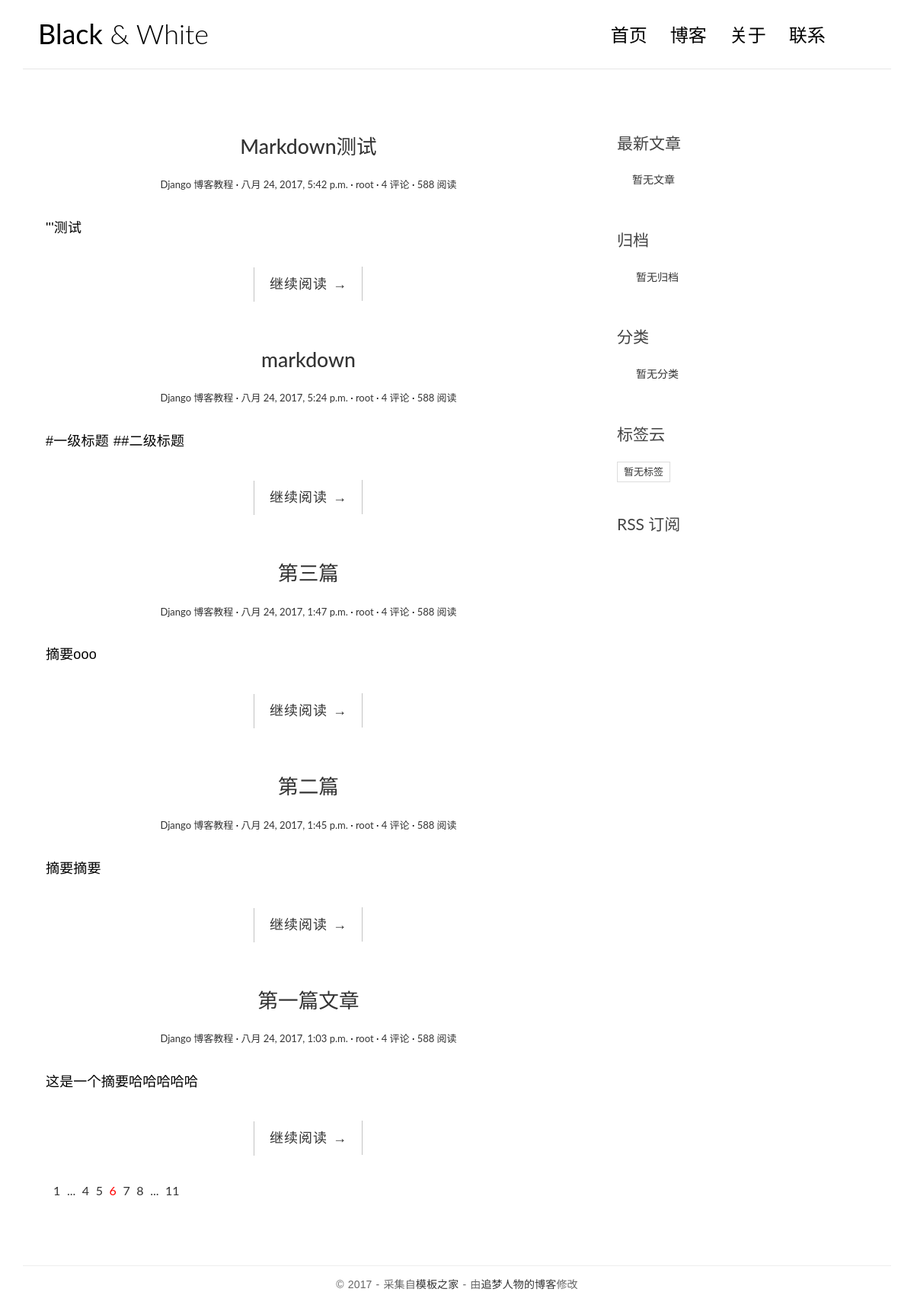
Screenshot of /blog/ with the database file from the repository.
### blog/models.py (models this page shows, shortened)
class Post(models.Model):
    title = models.CharField(max_length=100)
    create_time = models.DateTimeField()
    modified_time = models.DateTimeField()
    excerpt = models.CharField(max_length=200,blank = True)
    category = models.ForeignKey(Category)
    tag = models.ManyToManyField(Tag,blank=True)
    author = models.ForeignKey(User)
    body = models.TextField(default='')

### blog/views.py (the view)
def index(request):
    post_list = Post.objects.all().order_by('-create_time') #按时间倒序排列
    return render(request,'blog/index.html',context = {'post_list':post_list})

### templates/blog/index.html (shortened to what this page needs)
{% extends 'base.html' %}
{% block main %}
     {% for post in post_list%}
                <article class="post post-1">
                    <header class="entry-header">
                        <h1 class="entry-title">
                            <a href="{% url 'detail' post.id %}">{{ post.title }}</a>
                        </h1>
                        <div class="entry-meta">
                            <span class="post-category"><a href="#">Django 博客教程</a></span>
                            <span class="post-date"><a href="#"><time class="entry-date">{{ post.create_time }}</time></a></span>
                            <span class="post-author"><a href="#">{{ post.author }}</a></span>
                            <span class="comments-link"><a href="#">4 评论</a></span>
                            <span class="views-count"><a href="#">588 阅读</a></span>
                        </div>
                    </header>
                    <div class="entry-content clearfix">
                        <p>{{ post.excerpt|safe }}</p>
                        <div class="read-more cl-effect-14">
                            <a href="{% url 'detail'  post.id %}" class="more-link">继续阅读 <span class="meta-nav">→</span></a>
                        </div>
                    </div>
                </article>
                {% empty %}
                    <div class="entry-content clearfix">
                        <p>暂时没发布文章</p>
                    </div>
                {% endfor %}
                <div class="pagination">
                    <ul>
                        <li><a href="">1</a></li>
                        <li><a href="">...</a></li>
                        <li><a href="">4</a></li>
                        <li><a href="">5</a></li>
                        <li class="current"><a href="">6</a></li>
                        <li><a href="">7</a></li>
                        <li><a href="">8</a></li>
                        <li><a href="">...</a></li>
                        <li><a href="">11</a></li>
                    </ul>
                </div>
{% endblock main %}
{%block toc %}
     <div class="widget widget-recent-posts">
                    <h3 class="widget-title">最新文章</h3>
                    <ul>
                        {% for post in  get_recent_posts%}
                            <li>
                                <a href="#">{{ post.title }}</a>
                            </li>
                        {% empty %}
                            <li>
                                <a href="#">暂无文章</a>
                            </li>
                        {% endfor%}
                    </ul>
                </div>
                <div class="widget widget-archives">
                    <h3 class="widget-title">归档</h3>
                    <ul>
                        {% for archive in archives %}
                            <li>
                                <a href="#">{{ archive.create_time }}</a>
                            </li>
                        {% empty %}
                             <li>
                                <a href="#">暂无归档</a>
                            </li>
                        {% endfor %}
                    </ul>
                </div>
                <div class="widget widget-category">
                    <h3 class="widget-title">分类</h3>
                    <ul>
                        {% for category in get_categories %}
                            <li>
                                <a href="#">{{ category.name }} <span class="post-count">(13)</span></a>
                            </li>
                        {% empty %}
                             <li>
                                <a href="#">暂无分类</a>
                             </li>
                        {% endfor %}
                    </ul>
                </div>
                <div class="widget widget-tag-cloud">
                    <h3 class="widget-title">标签云</h3>
                    <ul>
                         {% for tag in get_tags %}
                        <li>
                            <a href="#">{{ tag.name }}</a>
                        </li>
                        {% empty %}
                              <li>
                                    <a href="#">暂无标签</a>
                              </li>
                        {% endfor %}
                    </ul>
                </div>
                <div class="rss">
                    <a href=""> RSS 订阅</a>
                </div>
{% endblock toc %}

### templates/base.html (shortened to what this page needs)
{% load blog_tags %}
{% load staticfiles %}
<!DOCTYPE html>
<html>
<head>
    <link rel="stylesheet" href="{% static 'blog/css/bootstrap.min.css'%}">
    <link rel="stylesheet" href="http://code.ionicframework.com/ionicons/2.0.1/css/ionicons.min.css">
    <link rel="stylesheet" href="{% static 'blog/css/pace.css'%}">
    <link rel="stylesheet" href="{%  static 'blog/css/custom.css'%}">
    <link rel="stylesheet" href="{% static 'blog/css/highlights/github.css' %}">
</head>
<body>
<div class="container">
    <header id="site-header">
        <div class="row">
            <div class="col-md-4 col-sm-5 col-xs-8">
                <div class="logo">
                    <h1><a href="{% url 'index' %}"><b>Black</b> &amp; White</a></h1>
                </div>
            </div>
            <div class="col-md-8 col-sm-7 col-xs-4">
                <nav class="main-nav" role="navigation">
                    <div class="collapse navbar-collapse" id="bs-example-navbar-collapse-1">
                        <ul class="nav navbar-nav navbar-right">
                            <li class="cl-effect-11"><a href="{% url 'index'%}" data-hover="首页">首页</a></li>
                            <li class="cl-effect-11"><a href="{% url 'full_width'%}" data-hover="博客">博客</a></li>
                            <li class="cl-effect-11"><a href="{% url 'about'%}" data-hover="关于">关于</a></li>
                            <li class="cl-effect-11"><a href="{% url 'contact'%} " data-hover="联系">联系</a></li>
                        </ul>
                    </div>
                </nav>
            </div>
        </div>
    </header>
</div>
<div class="content-body">
    <div class="container">
        <div class="row">
            <main class="col-md-8">
               {% block main %}
                {% endblock main %}
            </main>
            <aside class="col-md-4">
                {% block toc %}
                {% endblock toc %}
            </aside>
        </div>
    </div>
</div>
<footer id="site-footer">
    <div class="container">
        <div class="row">
            <div class="col-md-12">
                <p class="copyright">&copy 2017 - 采集自<a href="http://www.cssmoban.com/"
                                                        target="_blank" title="模板之家">模板之家</a>
                    - 由<a href="http://zmrenwu.com/" title="网页模板" target="_blank">追梦人物的博客</a>修改
                </p>
            </div>
        </div>
    </div>
</footer>
</body>
</html>

### blog/static/blog/css/custom.css (style rules this page uses)
* { outline: none; }
h1, h2, h3, h4, h5, h6 { margin-top: 0; }
b { font-weight: 400; }
a { color: #333; }
body { color: #444; font-family: 'Lato', sans-serif; }
p { font-family: 'Ubuntu', sans-serif; font-weight: 400; word-spacing: 1px; letter-spacing: 0.01em; }
#site-header { background-color: #FFF; padding: 25px 20px; margin-bottom: 40px; border-bottom: 1px solid #e7e7e7; }
.logo h1 a { color: #000; }
.logo h1 { margin: 0; font-family: 'Lato', sans-serif; font-weight: 300; }
.main-nav { margin-top: 11px; max-width: 95%; }
.main-nav a { color: #000000 !important; padding: 0 0 5px 0 !important; margin-right: 30px; font-family: 'Lato', sans-serif; font-weight: 300; font-size: 24px; }
.cl-effect-11 a { padding: 10px 0; color: #0972b4; text-shadow: none; }
.cl-effect-11 a::before { position: absolute; top: 0; left: 0; overflow: hidden; padding: 0 0 5px 0 !important; max-width: 0; border-bottom: 1px solid #000; color: #000; content: attr(data-hover); white-space: nowrap; -webkit-transition: max-width 0.5s; -moz-transition: max-width 0.5s; transition: max-width 0.5s; }
.content-body { padding-bottom: 4em; }
.post { background: #fff; padding: 30px 30px 0; }
.entry-title { text-align: center; font-size: 1.9em; margin-bottom: 20px; line-height: 1.6; padding: 10px 20px 0; }
.entry-meta { text-align: center; color: #DDDDDD; font-size: 13px; margin-bottom: 30px; }
.entry-content { font-size: 18px; line-height: 1.9; font-weight: 300; color: #000; }
.post-category::after, .post-date::after, .post-author::after, .comments-link::after { content: ' ·'; color: #000; }
.read-more { font-family: 'Ubuntu', sans-serif; font-weight: 400; word-spacing: 1px; letter-spacing: 0.01em; text-align: center; margin-top: 20px; }
.cl-effect-14 a { padding: 0 20px; height: 45px; line-height: 45px; position: relative; display: inline-block; margin: 15px 25px; letter-spacing: 1px; font-weight: 400; text-shadow: 0 0 1px rgba(255, 255, 255, 0.3); }
.cl-effect-14 a::before, .cl-effect-14 a::after { position: absolute; width: 45px; height: 1px; background: #C3C3C3; content: ''; -webkit-transition: all 0.3s; -moz-transition: all 0.3s; transition: all 0.3s; pointer-events: none; }
.cl-effect-14 a::before { top: 0; left: 0; -webkit-transform: rotate(90deg); -moz-transform: rotate(90deg); transform: rotate(90deg); -webkit-transform-origin: 0 0; -moz-transform-origin: 0 0; transform-origin: 0 0; }
.cl-effect-14 a::after { right: 0; bottom: 0; -webkit-transform: rotate(90deg); -moz-transform: rotate(90deg); transform: rotate(90deg); -webkit-transform-origin: 100% 0; -moz-transform-origin: 100% 0; transform-origin: 100% 0; }
.widget { background: #fff; padding: 30px 0 0; }
.widget-title { font-size: 1.5em; margin-bottom: 20px; line-height: 1.6; padding: 10px 0 0; font-weight: 400; }
.widget-recent-posts ul { padding: 0; margin: 0; padding-left: 20px; }
.widget-recent-posts ul li { list-style-type: none; position: relative; line-height: 170%; margin-bottom: 10px; }
.widget-recent-posts ul li::before { content: '\f3d3'; font-family: "Ionicons"; position: absolute; left: -17px; top: 3px; font-size: 16px; color: #000; }
.widget-archives ul { padding: 0; margin: 0; padding-left: 25px; }
.widget-archives ul li { list-style-type: none; position: relative; line-height: 170%; margin-bottom: 10px; }
.widget-archives ul li::before { content: '\f3f3'; font-family: "Ionicons"; position: absolute; left: -25px; top: 1px; font-size: 16px; color: #000; }
.widget-category ul { padding: 0; margin: 0; padding-left: 25px; }
.widget-category ul li { list-style-type: none; position: relative; line-height: 170%; margin-bottom: 10px; }
.widget-category ul li::before { content: '\f3fe'; font-family: "Ionicons"; position: absolute; left: -25px; top: 1px; font-size: 18px; color: #000; }
.widget-tag-cloud ul { padding: 0; margin: 0; margin-right: -10px; }
.widget-tag-cloud ul li { list-style-type: none; font-size: 13px; display: inline-block; margin-right: 10px; margin-bottom: 10px; padding: 3px 8px; border: 1px solid #ddd; }
.rss { font-size: 21px; margin-top: 30px; }
.rss a { color: #444; }
#site-footer { padding-top: 10px; padding: 0 0 1.5em 0; }
.copyright { text-align: center; padding-top: 1em; margin: 0; border-top: 1px solid #eee; color: #666; }
.pagination ul { list-style: none; }
.pagination ul li { display: inline-block; font-size: 16px; margin-right: 5px; }
.current a { color: red; }

### rows the page displays
Post: title "Markdown测试", create_time "八月 24, 2017, 5:42 p.m.", author "root", excerpt "'''测试"
Post: title "markdown", create_time "八月 24, 2017, 5:24 p.m.", author "root", excerpt "#一级标题 ##二级标题"
Post: title "第三篇", create_time "八月 24, 2017, 1:47 p.m.", author "root", excerpt "摘要ooo"
Post: title "第二篇", create_time "八月 24, 2017, 1:45 p.m.", author "root", excerpt "摘要摘要"
Post: title "第一篇文章", create_time "八月 24, 2017, 1:03 p.m.", author "root", excerpt "这是一个摘要哈哈哈哈哈"
